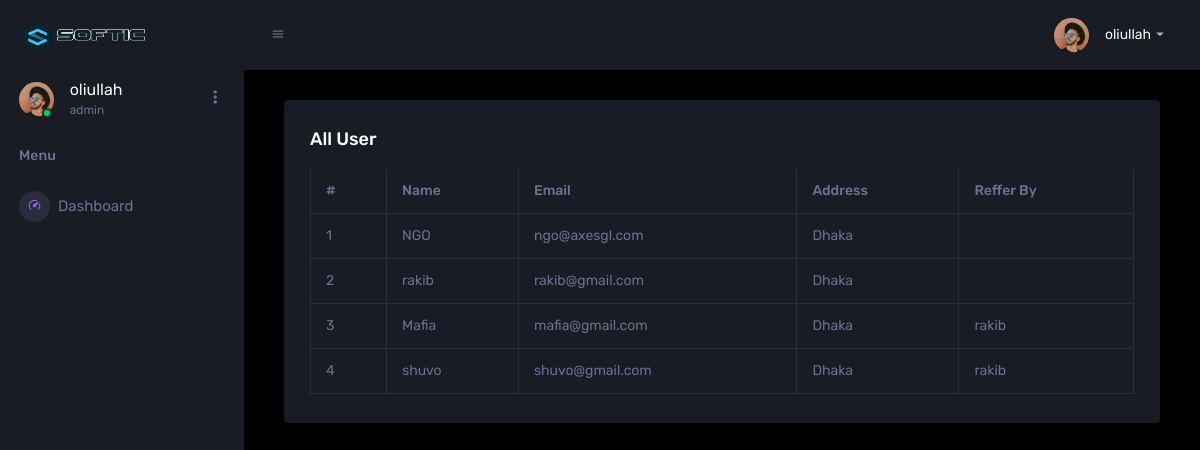
The page /home.php (signed in) on the database its author committed.
### tables this page shows
CREATE TABLE `tbl_user` (
  `id` int(11) NOT NULL,
  `name` varchar(255) DEFAULT NULL,
  `email` varchar(50) DEFAULT NULL,
  `password` varchar(255) DEFAULT NULL,
  `address` varchar(255) DEFAULT NULL,
  `reffer_id` varchar(11) DEFAULT NULL,
  `reffer_code` varchar(255) DEFAULT NULL,
  `utype` varchar(65) DEFAULT 'user',
  `date` date DEFAULT current_timestamp()
);

### inc/functions.php (called while the page is built, shortened)
<?php
function get_fild_data($table,$id='',$fild,$sql=''){
	global $con;
	if($sql!=''){
	$sql = "SELECT ".$fild." AS rdata FROM ".$table." WHERE ".$sql." LIMIT 1";
	}else{
	$sql = "SELECT ".$fild." AS rdata FROM ".$table." WHERE id='".$id."' LIMIT 1";
	}
	$result=mysqli_query($con,$sql) or die(mysqli_error($con));
	$row=mysqli_fetch_array($result);
	if($row['rdata']>0 || !empty($row['rdata'])){
	return $row['rdata'];
	}else{
	return 0;
	}
}
?>

### home.php (the view, shortened to what this page needs)
<?php session_start();
require_once 'inc/dbcon.php';
require_once 'inc/functions.php';
if(isset($_SESSION["softiclogin"]) && $_SESSION["softiclogin"] == true){
    $uid=$_SESSION['uid'];
    $uty=$_SESSION['utype'];
    $name=$_SESSION['name'];
    $reffer_code=$_SESSION['reffer_code'];
}else{
    header('Location:index.php');
    exit;
}
?>
<?php
include('layout/head.php');
include('layout/sidebar.php');
include('layout/header.php');
?>
<div class="main-panel">
    <div class="content-wrapper">
        <?php if($uty=='user'){?>
        <div class="card-body">
            <?php
               $actual_link = (isset($_SERVER['HTTPS']) && $_SERVER['HTTPS'] === 'on' ? "https" : "http") . "://$_SERVER[HTTP_HOST]"."/softic/register.php?reffer=".$reffer_code;
            ?>
            <div class="template-demo">
                <input type="text" class="form-control p_input" value="<?php echo $actual_link;?>" id="myInput" readonly>
                <button  onclick="myFunction()" class="btn btn-primary btn-rounded btn-fw">Copy Reffer Code</a>
            </div>
        </div>
        <div class="col-lg-12 grid-margin stretch-card">
                <div class="card">
                  <div class="card-body">
                    <h4 class="card-title">My Reffer</h4>
                    </p>
                    <div class="table-responsive">
                      <table class="table table-bordered">
                        <thead>
                          <tr>
                            <th> # </th>
                            <th>Name</th>
                            <th>Date</th>
                            <th>Point</th>
                          </tr>
                        </thead>
                        <tbody>
                        <?php
                            $i=1;
                            $tpoint=0;
                            $sql="SELECT * FROM points where reffer_id='$uid' ORDER BY id ASC";
                            $query=mysqli_query($con,$sql)or die(mysqli_error($con));
                            while ($row=mysqli_fetch_array($query)){
                            $tpoint+=$row['point'];
                            ?>
                          <tr>
                            <td><?php echo $i++; ?></td>
                            <td><?php echo get_fild_data('tbl_user',$row['user_id'],'name');?></td>
                            <td><?php echo $row['date']; ?></td>
                            <td><?php echo $row['point']; ?></td>
                          </tr>
                        <?php } ?>
                        <tr>
                            <td colspan='3'>Total Point</td>
                            <td><?php echo $tpoint;?></td>
                        </tr>
                        </tbody>
                      </table>
                    </div>
                  </div>
                </div>
            </div>
        <?php } else{?>
            <div class="col-lg-12 grid-margin stretch-card">
                <div class="card">
                  <div class="card-body">
                    <h4 class="card-title">All User</h4>
                    <div class="table-responsive">
                      <table class="table table-bordered">
                        <thead>
                          <tr>
                            <th> # </th>
                            <th>Name</th>
                            <th>Email</th>
                            <th>Address</th>
                            <th>Reffer By</th>
                          </tr>
                        </thead>
                        <tbody>
                        <?php
                            $i=1;
                            $sql="SELECT * FROM tbl_user where utype='user' ORDER BY id ASC";
                            $query=mysqli_query($con,$sql)or die(mysqli_error($con));
                            while ($row=mysqli_fetch_array($query)){
                            ?>
                          <tr>
                            <td><?php echo $i++; ?></td>
                            <td><?php echo$row['name']; ?></td>
                            <td><?php echo$row['email']; ?></td>
                            <td><?php echo$row['address']; ?></td>
                            <td><?php if($row['reffer_id'] !=''){ echo get_fild_data('tbl_user',$row['reffer_id'],'name');} ?></td>
                          </tr>
                        <?php } ?>
                        </tbody>
                      </table>
                    </div>
                  </div>
                </div>
            </div>
        <?php } ?>
    </div>
</div>
<?php
include('layout/footer.php');
?>

### layout/head.php (shortened to what this page needs)
<!DOCTYPE html>
<html lang="en">
  <head>
    <link rel="stylesheet" href="assets/vendors/mdi/css/materialdesignicons.min.css">
    <link rel="stylesheet" href="assets/vendors/css/vendor.bundle.base.css">
    <link rel="stylesheet" href="assets/vendors/jvectormap/jquery-jvectormap.css">
    <link rel="stylesheet" href="assets/vendors/flag-icon-css/css/flag-icon.min.css">
    <link rel="stylesheet" href="assets/vendors/owl-carousel-2/owl.carousel.min.css">
    <link rel="stylesheet" href="assets/vendors/owl-carousel-2/owl.theme.default.min.css">
    <link rel="stylesheet" href="assets/css/style.css">
  </head>

### layout/sidebar.php (shortened to what this page needs)
<body>
    <div class="container-scroller">
      <nav class="sidebar sidebar-offcanvas" id="sidebar">
        <div class="sidebar-brand-wrapper d-none d-lg-flex align-items-center justify-content-center fixed-top">
          <a class="sidebar-brand brand-logo" href="index.html"><img src="assets/images/logo.png" alt="logo" /></a>
        </div>
        <ul class="nav">
          <li class="nav-item profile">
            <div class="profile-desc">
              <div class="profile-pic">
                <div class="count-indicator">
                  <img class="img-xs rounded-circle " src="assets/images/faces/face15.jpg" alt="">
                  <span class="count bg-success"></span>
                </div>
                <div class="profile-name">
                  <h5 class="mb-0 font-weight-normal"><?php echo $name ?></h5>
                  <span><?php echo $uty ?></span>
                </div>
              </div>
              <a href="#" id="profile-dropdown" data-toggle="dropdown"><i class="mdi mdi-dots-vertical"></i></a>
            </div>
          </li>
          <li class="nav-item nav-category">
            <span class="nav-link">Menu</span>
          </li>
          <li class="nav-item menu-items">
            <a class="nav-link" href="index.html">
              <span class="menu-icon">
                <i class="mdi mdi-speedometer"></i>
              </span>
              <span class="menu-title">Dashboard</span>
            </a>
          </li>
        </ul>
      </nav>

### layout/header.php (shortened to what this page needs)
<div class="container-fluid page-body-wrapper">
      <nav class="navbar p-0 fixed-top d-flex flex-row">
        <div class="navbar-menu-wrapper flex-grow d-flex align-items-stretch">
          <button class="navbar-toggler navbar-toggler align-self-center" type="button" data-toggle="minimize">
            <span class="mdi mdi-menu"></span>
          </button>
          <ul class="navbar-nav navbar-nav-right">
            <li class="nav-item dropdown">
              <a class="nav-link" id="profileDropdown" href="#" data-toggle="dropdown">
                <div class="navbar-profile">
                  <img class="img-xs rounded-circle" src="assets/images/faces/face15.jpg" alt="">
                  <p class="mb-0 d-none d-sm-block navbar-profile-name"><?php  echo $name;?></p>
                  <i class="mdi mdi-menu-down d-none d-sm-block"></i>
                </div>
              </a>
            </li>
          </ul>
        </div>
      </nav>

### layout/footer.php (shortened to what this page needs)
</div>
    </div>
  </body>
</html>

### rows shown on the page
tbl_user: name "NGO", email "ngo@axesgl.com", address "Dhaka"
tbl_user: name "rakib", email "rakib@gmail.com", address "Dhaka"
tbl_user: name "Mafia", email "mafia@gmail.com", address "Dhaka", reffer_id "rakib"
tbl_user: name "shuvo", email "shuvo@gmail.com", address "Dhaka", reffer_id "rakib"

### other values the page prints
$name "oliullah"
$uty "admin"
